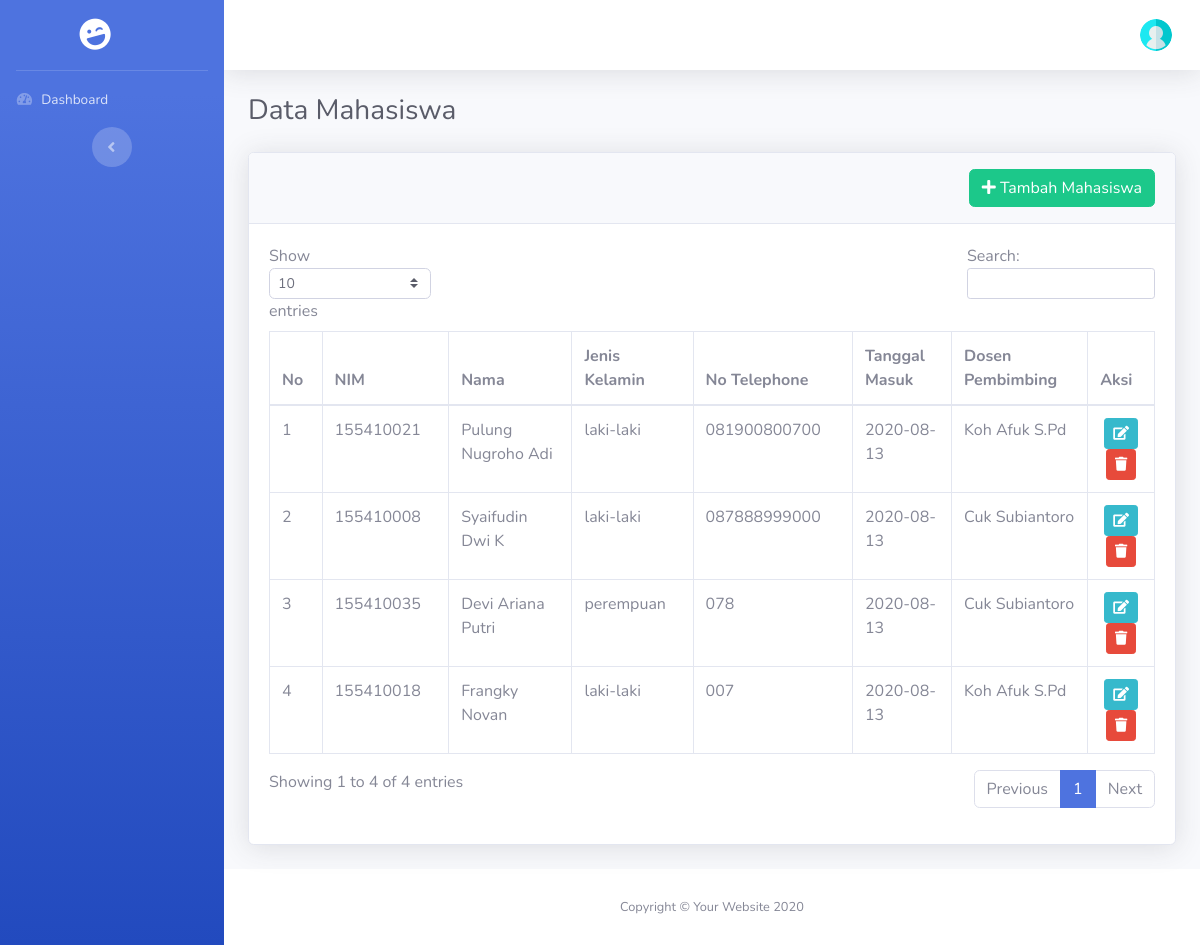
The page /index.php/akademik/mahasiswa on the database as committed earlier.
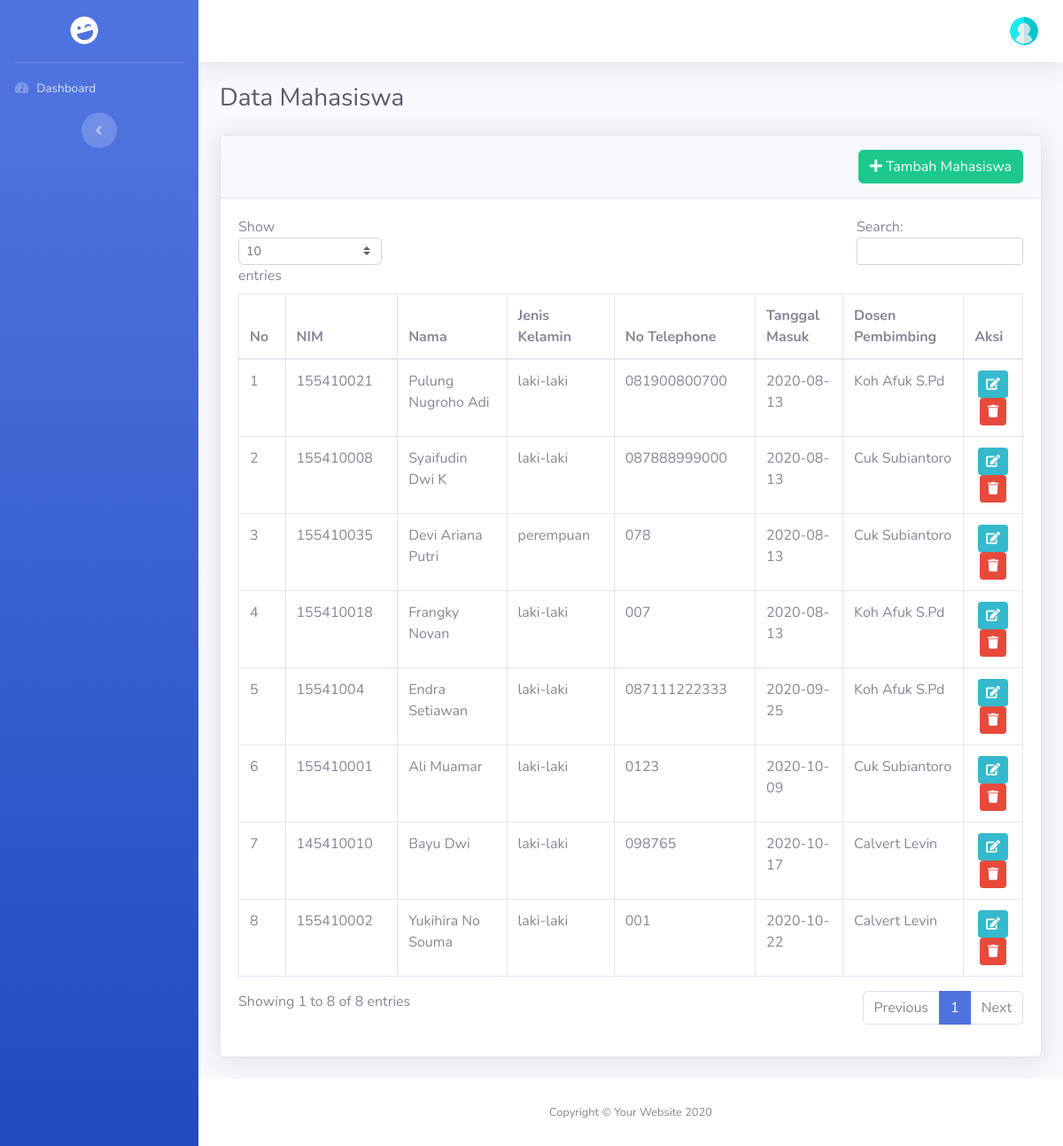
The same page on the database as committed later.
### tables this page shows
CREATE TABLE `mahasiswa` (
  `id` bigint NOT NULL AUTO_INCREMENT,
  `nim` bigint NOT NULL,
  `nama` varchar(255) NOT NULL,
  `password` varchar(255) NOT NULL,
  `jenis_kelamin` enum('laki-laki','perempuan') NOT NULL,
  `alamat` text NOT NULL,
  `tgl_masuk` date NOT NULL,
  `nomor_telephone` varchar(14) NOT NULL,
  `agama` enum('islam','kristen','katholik','hindu','budha','konghucu') NOT NULL,
  `email` varchar(255) NOT NULL,
  `id_dosen` bigint NOT NULL,
  PRIMARY KEY (`id`)
);

CREATE TABLE `dosen` (
  `id` bigint NOT NULL AUTO_INCREMENT,
  `nip` bigint NOT NULL,
  `nama` varchar(255) NOT NULL,
  `jenis_kelamin` enum('laki-laki','perempuan') NOT NULL,
  `alamat` text NOT NULL,
  `tgl_lahir` date NOT NULL,
  `password` varchar(255) NOT NULL,
  `tgl_masuk` date NOT NULL,
  `nomor_telephone` varchar(14) NOT NULL,
  `agama` enum('islam','kristen','katholik','hindu','budha','konghucu') NOT NULL,
  `jabatan` enum('dosen','sekjur','kajur') NOT NULL,
  `email` varchar(255) NOT NULL,
  PRIMARY KEY (`id`)
);

### application/controllers/Akademik.php (called while the page is built, shortened)
<?php
class Akademik extends CI_Controller
{
    function __construct()
    {
        $this->load->Model('M_akademik','mod');
    }
    public function mahasiswa()
    {
        $data['halaman']    = "Data Mahasiswa";
        $data['mahasiswa']  = $this->mod->m_get_all_mahasiswa_plus_dosen();
        $this->load->view('head.php', $data);
        $this->load->view('sidebar.php');
        $this->load->view('header.php');
        $this->load->view('akademik/mahasiswa/index.php', $data);
        $this->load->view('footer.php');
    }
}

### index.php (called while the page is built, shortened)
<?php
require_once BASEPATH.'core/CodeIgniter.php';

### application/models/M_akademik.php (called while the page is built, shortened)
<?php
Class M_akademik extends CI_Model{
    public function m_get_all_mahasiswa_plus_dosen()
    {
        $this->db->select('a.id AS id_mahasiswa, a.nim, a.nama AS nama_mahasiswa, a.jenis_kelamin AS jk_mahasiswa, a.nomor_telephone AS no_hp_mhs, a.tgl_masuk AS tgl_masuk_mahasiswa, b.nama AS nama_dosen')
            ->from('mahasiswa AS a')
            ->join('dosen AS b','b.id = a.id_dosen', 'left');
        $query = $this->db->get_compiled_select();
        $data  = $this->db->query($query)->result_array();
        return $data;
    }
}

### application/views/akademik/mahasiswa/index.php (the view, shortened to what this page needs)
<div class="container-fluid">
    <h1 class="h3 mb-4 text-gray-800">Data Mahasiswa</h1>
    <div class="card shadow mb-4">
        <div class="card-header py-3">
            <a href="<?php echo base_url('admin/tambah_mahasiswa')?>" class="btn btn-success float-right"><i class="fas fa-plus"></i>&nbsp;Tambah Mahasiswa</a>
        </div>
        <div class="card-body">
            <div class="table-responsive">
                <table class="table table-bordered" id="dataTable" width="100%" cellspacing="0">
                    <thead>
                        <tr>
                            <th>No</th>
                            <th>NIM</th>
                            <th>Nama</th>
                            <th>Jenis Kelamin</th>
                            <th>No Telephone</th>
                            <th>Tanggal Masuk</th>
                            <th>Dosen Pembimbing</th>
                            <th>Aksi</th>
                        </tr>
                    </thead>
                    <tbody>
                        <?php
                            $i = 1;
                            foreach($mahasiswa as $mhs):?>
                            <tr>
                                <td><?php echo $i;?></td>
                                <td><?php echo $mhs['nim'];?></td>
                                <td><?php echo $mhs['nama_mahasiswa'];?></td>
                                <td><?php echo $mhs['jk_mahasiswa'];?></td>
                                <td><?php echo $mhs['no_hp_mhs'];?></td>
                                <td><?php echo $mhs['tgl_masuk_mahasiswa'];?></td>
                                <td>
                                    <?php
                                        if($mhs['nama_dosen'] == ""){
                                            echo "Belum ada dosen pembimbing";
                                        }else{
                                            echo $mhs['nama_dosen'];
                                        }
                                    ?>
                                </td>
                                <td class="text-center">
                                    <a href="<?php echo base_url('admin/edit_mahasiswa/').$mhs['id_mahasiswa']?>" class="btn btn-info btn-sm"><i class="fas fa-edit"></i></a>
                                    <a href="<?php echo base_url('admin/hapus_mahasiswa/').$mhs['id_mahasiswa']?>" class="btn btn-danger btn-sm"><i class="fas fa-trash"></i></a>
                                </td>
                            </tr>
                        <?php
                            $i++;
                            endforeach;?>
                    </tbody>
                </table>
            </div>
        </div>
    </div>
</div>

### application/views/head.php (shortened to what this page needs)
<!DOCTYPE html>
<html lang="en">
<head>
    <link href="<?php echo base_url('assets/')?>vendor/fontawesome-free/css/all.min.css" rel="stylesheet" type="text/css">
    <link rel="stylesheet" href="<?php echo base_url('assets/')?>vendor/jquery-ui/jquery-ui.min.css">
    <link rel="stylesheet" href="<?php echo base_url('assets/')?>vendor/jquery-ui/jquery-ui.theme.min.css">
    <link href="<?php echo base_url('assets/')?>css/sb-admin-2.min.css" rel="stylesheet">
    <link href="<?php echo base_url('assets/')?>css/mycss.css" rel="stylesheet">
</head>
<body id="page-top">
    <div id="wrapper">

### application/views/sidebar.php (shortened to what this page needs)
<ul class="navbar-nav bg-gradient-primary sidebar sidebar-dark accordion" id="accordionSidebar">
    <a class="sidebar-brand d-flex align-items-center justify-content-center" href="#">
        <div class="sidebar-brand-icon rotate-n-15">
            <i class="fas fa-laugh-wink"></i>
        </div>
    </a>
    <hr class="sidebar-divider my-0">
    <li class="nav-item <?php if($this->uri->segment(1)=="dashboard"){ echo "active"; }?>">
        <a class="nav-link" href="<?php echo base_url('dashboard')?>">
            <i class="fas fa-fw fa-tachometer-alt"></i>
            <span>Dashboard</span>
        </a>
    </li>
<div class="text-center d-none d-md-inline">
    <button class="rounded-circle border-0" id="sidebarToggle"></button>
</div>
</ul>

### application/views/header.php (shortened to what this page needs)
<div id="content-wrapper" class="d-flex flex-column">
  <div id="content">
    <nav class="navbar navbar-expand navbar-light bg-white topbar mb-4 static-top shadow">
      <ul class="navbar-nav ml-auto">
        <li class="nav-item dropdown no-arrow">
          <a class="nav-link dropdown-toggle" href="#" id="userDropdown" role="button" data-toggle="dropdown" aria-haspopup="true" aria-expanded="false">
            <img class="img-profile rounded-circle" src="<?php echo base_url('assets/img/user.png')?>">
          </a>
        </li>
      </ul>
    </nav>

### application/views/footer.php (shortened to what this page needs)
            </div>
            <footer class="sticky-footer bg-white">
                <div class="container my-auto">
                <div class="copyright text-center my-auto">
                    <span>Copyright &copy; Your Website <?php echo date("Y")?></span>
                </div>
                </div>
            </footer>
        </div>
    </div>
</body>
</html>

Rows that differ between the two databases and show on the page:
added mahasiswa: nim "15541004", nama "Endra Setiawan", jenis_kelamin "laki-laki", nomor_telephone "087111222333", tgl_masuk "2020-09-25", id_dosen.nama "Koh Afuk S.Pd"
added mahasiswa: nim "155410001", nama "Ali Muamar", jenis_kelamin "laki-laki", nomor_telephone "0123", tgl_masuk "2020-10-09", id_dosen.nama "Cuk Subiantoro"
added mahasiswa: nim "145410010", nama "Bayu Dwi", jenis_kelamin "laki-laki", nomor_telephone "098765", tgl_masuk "2020-10-17", id_dosen.nama "Calvert Levin"
added mahasiswa: nim "155410002", nama "Yukihira No Souma", jenis_kelamin "laki-laki", nomor_telephone "001", tgl_masuk "2020-10-22", id_dosen.nama "Calvert Levin"
Other text that changed with them:
text written by a page script: "Show entries Search: Showing 1 to 4 of 4 entries Previous 1 Next" → "Show entries Search: Showing 1 to 8 of 8 entries Previous 1 Next"
